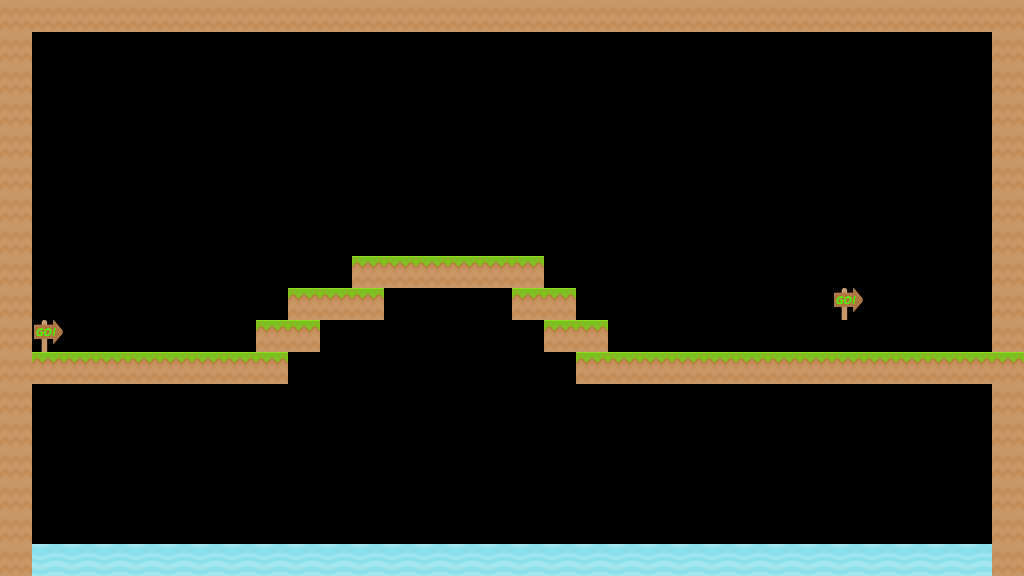

This game map was drawn from its Tiled (.tmx) file and the tilesets committed beside it. A one-line description and the trimmed map source follow:
An orthogonal 32x18 tile map with 32x32 px tiles, 1 tile layer (CollisionLayer).

<map version="1.0" tiledversion="1.0.3" orientation="orthogonal" renderorder="right-down" width="32" height="18" tilewidth="32" tileheight="32" nextobjectid="1">
 <tileset firstgid="1" name="grassy_tileset" tilewidth="32" tileheight="32" tilecount="800" columns="20">
  <image source="../img/tilesets/grassy_tileset.png" width="640" height="1280" />
  <tile id="0">
   <properties>
    <property name="tileType" value="air" />
   </properties>
  </tile>
 </tileset>
 <layer name="CollisionLayer" width="32" height="18">
  <data>[576 cells, 576 non-empty, 5 distinct tile ids]</data>
 </layer>
</map>